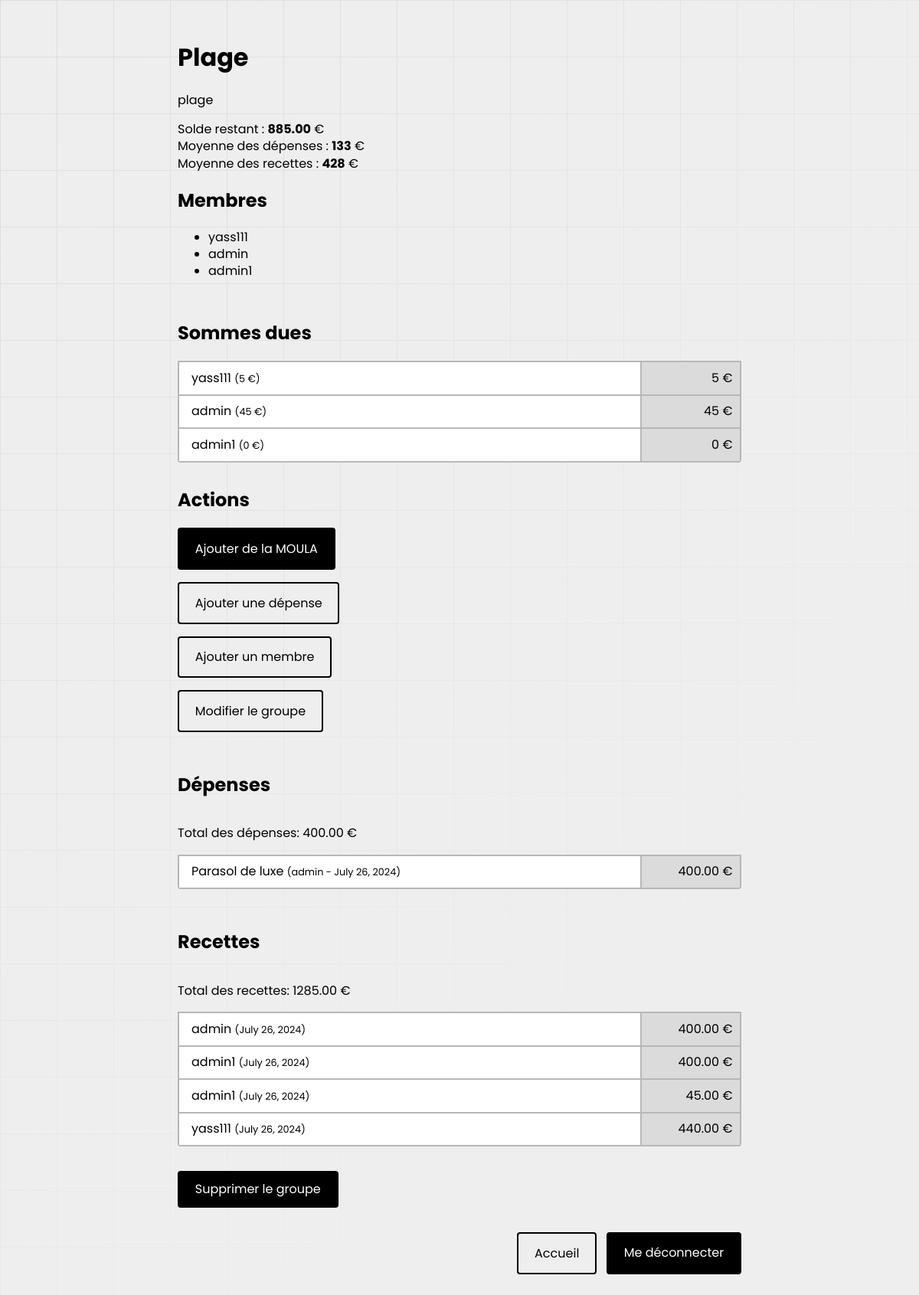
Page /group/7/ (signed in) on the committed database.
### tricount/models.py (models this page shows, shortened)
class Group(models.Model):
    name = models.CharField(max_length=255)
    description = models.TextField(blank=True)
    members = models.ManyToManyField(User, related_name='membership_groups')

class Expense(models.Model):
    group = models.ForeignKey(Group, on_delete=models.CASCADE, related_name='expenses')
    description = models.CharField(max_length=255)
    amount = models.DecimalField(max_digits=10, decimal_places=2)
    date = models.DateField(default=datetime.datetime.now)
    payer = models.ForeignKey(User, on_delete=models.CASCADE, related_name='expenses_payer')
    participants = models.ManyToManyField(User, related_name='expenses_participant')

class Receipt(models.Model):
    group = models.ForeignKey(Group, on_delete=models.CASCADE, related_name='receipts')
    amount = models.DecimalField(max_digits=10, decimal_places=2)
    date = models.DateField(default=datetime.datetime.now)
    payer = models.ForeignKey(User, on_delete=models.CASCADE, related_name='receipts_payer')

### tricount/views.py (the view)
# urls.py: path('group/<int:group_id>/', views.group_detail, name='group_detail'),
@login_required
def group_detail(request, group_id):
    group = get_object_or_404(Group, id=group_id)
    expenses = group.expenses.all()
    total_expenses_amount = functools.reduce(lambda a, b: a + b.amount, expenses, 0)
    receipts = group.receipts.all()
    total_receipts_amount = functools.reduce(lambda a, b: a + b.amount, receipts, 0)
    members = group.members.all()
    average_expenses = calculate_average(expenses, members)
    average_receipts = calculate_average(receipts, members)
    solde = calculate_available_amount(group.expenses.all(), group.receipts.all())
    max_receipt = 0
    for member in members:
        member.group_receipts_amount = calculate_amount(member.receipts_payer.filter(group=group))
        if member.group_receipts_amount > max_receipt:
            max_receipt = member.group_receipts_amount
    for member in members:
        member.group_balance = round(max_receipt - member.group_receipts_amount)
    return render(request, 'tricount/group_detail.html', {
        'group': group,
        'members': members,
        "solde": solde,
        'expenses': expenses,
        'total_expenses_amount': total_expenses_amount,
        'receipts': receipts,
        'total_receipts_amount': total_receipts_amount,
        "average_expenses": round(average_expenses),
        "average_receipts": round(average_receipts)
    })

### tricount/views.py (called while the page is built)
def calculate_amount(entity):
    return (functools.reduce(lambda a, b: a + b.amount, entity, 0) or 0)

def calculate_available_amount(expenses, receipts):
    return calculate_amount(receipts) - calculate_amount(expenses)

def calculate_average(entity, members):
    return (functools.reduce(lambda a, b: a + b.amount, entity, 0) / len(members)) or 0

### tricount/templates/tricount/group_detail.html (shortened to what this page needs)
{% extends 'base.html' %}
{% load custom_filters %}
{% block content %}
    <h1>{{ group.name }}</h1>
    <p>{{ group.description }}</p>
    <p>Solde restant : <b>{{ solde }}</b> €<br>Moyenne des dépenses : <b>{{ average_expenses }}</b> €<br>Moyenne des recettes : <b>{{ average_receipts }}</b> €</p>
    <h2>Membres</h2>
    <ul>
        {% for member in group.members.all %}
        <li>{{ member.username }}</li>
        {% endfor %}
    </ul>
    <div class="groups">
        <h2>Sommes dues</h2>
        {% for member in members %}
            <div class="group">
                <p>{{ member.username }} <span style="font-size: 0.8rem;">({{ member.group_balance }} €)</span></p>
                <div>{{ member.group_balance }} €</div>
            </div>
        {% endfor %}
    </div>
    <h2>Actions</h2>
    <div style="margin-bottom: 1rem;">
        <div style="margin-bottom: 1rem;"><a class="button glow" href="{% url 'add_receipt' group.id %}">Ajouter de la MOULA</a></div>
        <div style="margin-bottom: 1rem;"><a class="button secondary" href="{% url 'add_expense' group.id %}">Ajouter une dépense</a></div>
        <div style="margin-bottom: 1rem;"><a class="button secondary" href="{% url 'add_member' group.id %}">Ajouter un membre</a></div>
        <div style="margin-bottom: 1rem;"><a class="button secondary" href="{% url 'edit_group' group.id %}">Modifier le groupe</a></div>
    </div>
    <div class="groups">
        <h2>Dépenses</h2>
        <p>Total des dépenses: {{ total_expenses_amount }} €</p>
        {% for expense in expenses %}
            <div class="group">
                <p>{{ expense.description }} <span style="font-size: 0.8rem;">({{ expense.payer.username }} - {{ expense.date }})</span></p>
                <div>{{ expense.amount }} €</div>
            </div>
        {% endfor %}
    </div>
    <div class="groups">
        <h2>Recettes</h2>
        <p>Total des recettes: {{ total_receipts_amount }} €</p>
        {% for receipt in receipts %}
            <div class="group">
                <p>{{ receipt.payer.username }} <span style="font-size: 0.8rem;">({{ receipt.date }})</span></p>
                <div>{{ receipt.amount }} €</div>
            </div>
        {% endfor %}
    </div>
    <form method="post" action="{% url 'delete_group' group.id %}">
        <button class="glow" type="submit">Supprimer le groupe</button>
    </form>
{% endblock %}

### tricount/static/variables.css (style rules this page uses)
:root { --color-accent: #0031e4; --color-primary: white; --color-secondary: black; --color-grey-1: #3b3b3b; --color-grey-2: #6f6f6f; --color-grey-3: #b7b7b7; --color-grey-4: #dbdbdb; --color-warn: #e96900; --radius-small: 0.25rem; --gap-mini: 0.25rem; --gap-small: 0.5rem; --gap-regular: 0.8rem; --gap-medium: 1.3rem; --gap-large: 2rem; }

### tricount/static/base.css (style rules this page uses)
:root { --color-background: #eeeeee; --color-gradient: #eeeeee; --color-pattern: #dddddd; --size-pattern: 74px; --angle-gradient: 135deg; --icon-fill: 0; --icon-wght: 300; --icon-grad: 0; --icon-opsz: 24; font-family: "Poppins", Arial, Helvetica, sans-serif; }
body { display: flex; flex-direction: column; align-items: center; justify-content: flex-start; min-height: 100vh; overflow: auto; background-color: var(--color-background); background-image: linear-gradient( var(--angle-gradient), transparent, var(--color-gradient) 80% ), linear-gradient(var(--color-pattern) 1px, transparent 1px), linear-gradient(to right, var(--color-pattern) 1px, transparent 1px); background-size: 100% 100%, var(--size-pattern) var(--size-pattern), var(--size-pattern) var(--size-pattern); }

### tricount/static/button.css (style rules this page uses)
button, .button { display: block; width: max-content; padding: var(--gap-regular) var(--gap-medium); color: var(--color-primary); background: var(--color-secondary); border: 2px solid var(--color-secondary); cursor: pointer; user-select: none; -webkit-user-select: none; touch-action: manipulation; border-radius: var(--radius-small); transition: 200ms ease; }
a.button { text-decoration: none; line-height: normal; }
button.secondary, .button.secondary { background-color: transparent; color: var(--color-secondary); }
button.glow, .button.glow { position: relative; z-index: 0; }
button.glow:before, .button.glow:before { content: ""; background: linear-gradient( 45deg, #ff0000, #ff7300, #fffb00, #48ff00, #00ffd5, #002bff, #7a00ff, #ff00c8, #ff0000 ); position: absolute; top: -0.25rem; left: -0.25rem; background-size: 400%; z-index: -1; filter: blur(5px); -webkit-filter: blur(5px); width: calc(100% + 0.5rem); height: calc(100% + 0.5rem); animation: glowing-button 20s linear infinite; transition: opacity 0.3s ease-in-out; border-radius: inherit; opacity: 0; }
button.glow:after, .button.glow:after { z-index: -1; content: ""; position: absolute; width: 100%; height: 100%; background: var(--color-secondary); left: 0; top: 0; border-radius: inherit; }

### tricount/static/form.css (style rules this page uses)
form { display: flex; flex-direction: column; gap: var(--gap-medium); }

### tricount/static/group.css (style rules this page uses)
.groups { display: flex; flex-direction: column; width: 100%; margin: 2rem 0; }
.group { cursor: pointer; display: flex; align-items: stretch; border: 2px solid var(--color-grey-3); border-radius: var(--radius-small); text-decoration: none; color: var(--color-secondary); transition: 200ms ease; }
.groups .group { border-radius: 0; margin-bottom: -2px; }
.groups .group:last-child { border-radius: 0 0 var(--radius-small) var(--radius-small); margin-bottom: 0; }
.group > p { margin: 0; height: 100%; flex: 1 1 auto; padding: 0.6rem 1rem; background-color: var(--color-primary); border-right: 2px solid var(--color-grey-3); }
.group > div { flex: none; margin: 0; width: 8rem; padding: 0.6rem; text-align: right; background-color: var(--color-grey-4); }

### rows in the picture
Group: name "Plage", description "plage"
Expense: description "Parasol de luxe", payer.username "admin", date "July 26, 2024", amount "400.00"
Receipt: payer.username "admin", date "July 26, 2024", amount "400.00"
Receipt: payer.username "admin1", date "July 26, 2024", amount "400.00"
Receipt: payer.username "admin1", date "July 26, 2024", amount "45.00"
Receipt: payer.username "yass111", date "July 26, 2024", amount "440.00"

### other values in the picture
{{ solde }} "885.00"
{{ average_expenses }} "133"
{{ average_receipts }} "428"
{{ member.username }} "yass111"
{{ member.username }} "admin"
{{ member.username }} "admin1"
{{ member.group_balance }} "5"
{{ member.group_balance }} "45"
{{ member.group_balance }} "0"
{{ total_expenses_amount }} "400.00"
{{ total_receipts_amount }} "1285.00"
